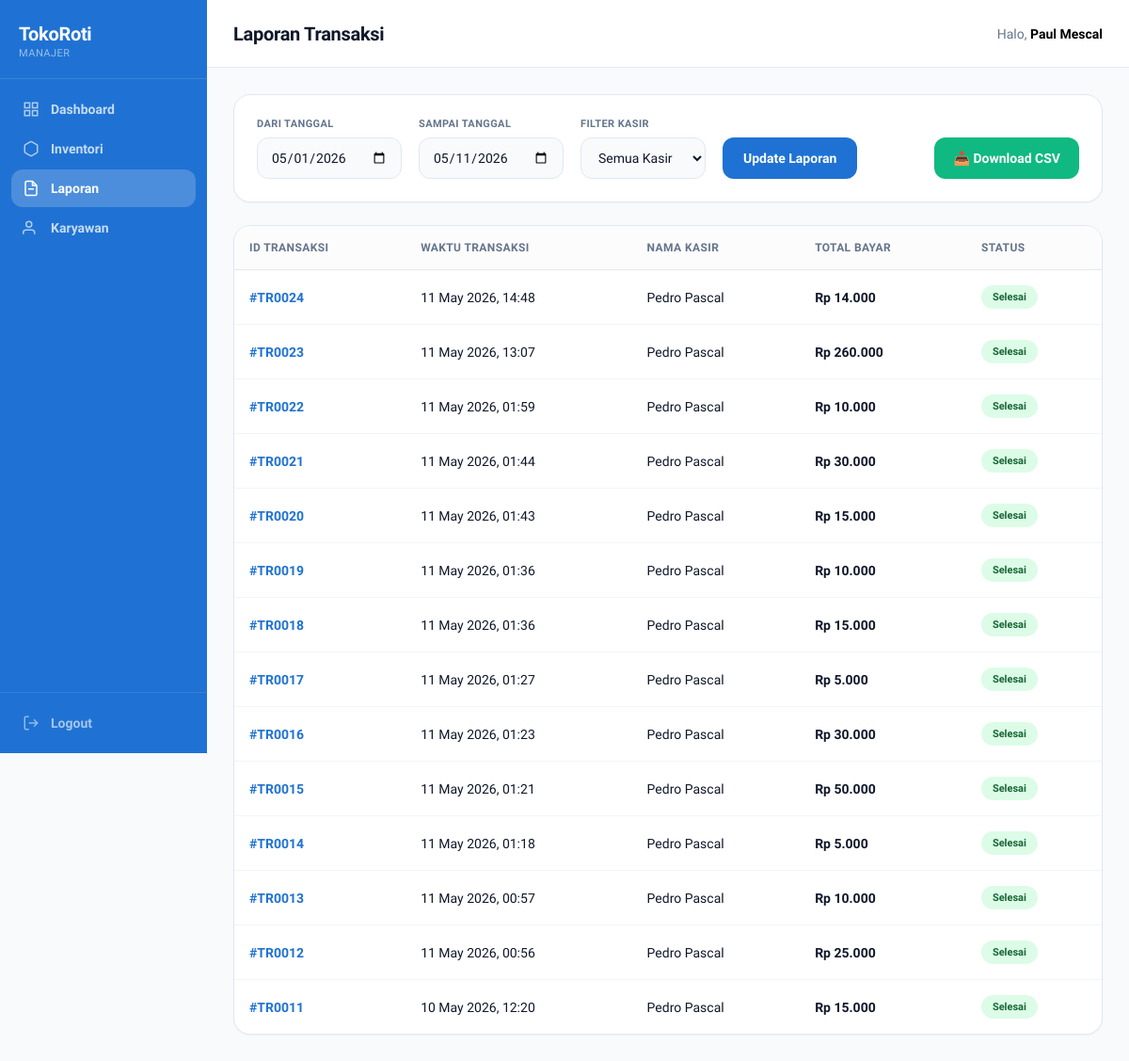
The app's page /public/laporan.php (signed in) with its own data.
### tables this page shows
CREATE TABLE `transaksi` (
  `id_transaksi` varchar(10) NOT NULL,
  `waktu_transaksi` datetime NOT NULL,
  `total_bayar` int NOT NULL,
  `uang_bayar` int DEFAULT '0',
  `kembalian` int DEFAULT '0',
  `metode_bayar` varchar(20) DEFAULT 'Cash',
  `status` varchar(20) DEFAULT 'Selesai',
  `id_karyawan` varchar(10) NOT NULL
);

### public/laporan.php (the view, shortened to what this page needs)
<?php
require_once '../config/database.php';
$currentPage = 'laporan';
$dari    = $_GET['dari'] ?? date('Y-m-01');
$sampai  = $_GET['sampai'] ?? date('Y-m-d');
$kasir   = $_GET['id_karyawan'] ?? '';
$sql = "SELECT * FROM transaksilengkap WHERE DATE(waktu_transaksi) BETWEEN :dari AND :sampai";
$params = [':dari' => $dari, ':sampai' => $sampai];
$sql .= " ORDER BY waktu_transaksi DESC";
$stmt = $conn->prepare($sql);
$stmt->execute($params);
$transaksi = $stmt->fetchAll(PDO::FETCH_ASSOC);
?>
<!DOCTYPE html>
<html lang="id">
<head>
</head>
<body>
    <aside class="sidebar">
    <div class="sidebar-brand">
        <div class="sidebar-brand-name">TokoRoti</div>
        <div class="sidebar-brand-role"><?= $_SESSION['role'] ?></div>
    </div>
        <nav class="sidebar-nav">
            <a href="dashboard.php" class="nav-item <?= $currentPage === 'dashboard' ? 'active' : '' ?>">
                <svg viewBox="0 0 24 24" fill="none" stroke="currentColor" stroke-width="2"><rect x="3" y="3" width="7" height="7"/><rect x="14" y="3" width="7" height="7"/><rect x="3" y="14" width="7" height="7"/><rect x="14" y="14" width="7" height="7"/></svg>
                Dashboard
            </a>
            <a href="index.php" class="nav-item <?= $currentPage === 'inventori' ? 'active' : '' ?>">
                <svg viewBox="0 0 24 24" fill="none" stroke="currentColor" stroke-width="2"><path d="M21 16V8a2 2 0 00-1-1.73l-7-4a2 2 0 00-2 0l-7 4A2 2 0 003 8v8a2 2 0 001 1.73l7 4a2 2 0 002 0l7-4A2 2 0 0021 16z"/></svg>
                Inventori
            </a>
            <a href="laporan.php" class="nav-item <?= $currentPage === 'laporan' ? 'active' : '' ?>">
                <svg viewBox="0 0 24 24" fill="none" stroke="currentColor" stroke-width="2"><path d="M14 2H6a2 2 0 00-2 2v16a2 2 0 002 2h12a2 2 0 002-2V8z"/><polyline points="14 2 14 8 20 8"/><line x1="16" y1="13" x2="8" y2="13"/></svg>
                Laporan
            </a>
            <a href="karyawan.php" class="nav-item <?= $currentPage === 'karyawan' ? 'active' : '' ?>">
                <svg viewBox="0 0 24 24" fill="none" stroke="currentColor" stroke-width="2"><path d="M17 21v-2a4 4 0 00-4-4H5a4 4 0 00-4 4v2"/><circle cx="9" cy="7" r="4"/></svg>
                Karyawan
            </a>
        </nav>
        <div class="sidebar-bottom">
            <a href="../process/logout.php" class="nav-item logout">
                <svg viewBox="0 0 24 24" fill="none" stroke="currentColor" stroke-width="2"><path d="M9 21H5a2 2 0 01-2-2V5a2 2 0 012-2h4M16 17l5-5-5-5M21 12H9"/></svg>
                Logout
            </a>
        </div>
    </aside>
    <div class="main">
        <div class="topbar">
            <div class="topbar-title">Laporan Transaksi</div>
            <div style="font-size: 14px; font-weight: 600;">
                <span style="color: #64748B; font-weight: 400;">Halo,</span> <?= htmlspecialchars($_SESSION['nama']) ?>
            </div>
        </div>
        <div class="content">
            <div class="card">
                <form method="GET" class="filter-row">
                    <div class="form-group">
                        <label>Dari Tanggal</label>
                        <input type="date" name="dari" value="<?= $dari ?>">
                    </div>
                    <div class="form-group">
                        <label>Sampai Tanggal</label>
                        <input type="date" name="sampai" value="<?= $sampai ?>">
                    </div>
                    <div class="form-group">
                        <label>Filter Kasir</label>
                        <select name="id_karyawan">
                            <option value="">Semua Kasir</option>
                        </select>
                    </div>
                    <button type="submit" class="btn-filter">Update Laporan</button>
                    <a href="export_csv.php?dari=<?= $dari ?>&sampai=<?= $sampai ?>&id_karyawan=<?= $kasir ?>" class="btn-csv">
                        📥 Download CSV
                    </a>
                </form>
            </div>
            <div class="card" style="padding: 0; overflow: hidden;">
                <table class="report-table">
                    <thead>
                        <tr>
                            <th>ID Transaksi</th>
                            <th>Waktu Transaksi</th>
                            <th>Nama Kasir</th>
                            <th>Total Bayar</th>
                            <th>Status</th>
                        </tr>
                    </thead>
                    <tbody>
                        <?php if ($transaksi): ?>
                            <?php foreach ($transaksi as $t): ?>
                            <tr>
                                <td style="font-weight: 700; color: var(--blue-500);">#<?= htmlspecialchars($t['id_transaksi']) ?></td>
                                <td><?= date('d M Y, H:i', strtotime($t['waktu_transaksi'])) ?></td>
                                <td><?= htmlspecialchars($t['nama_karyawan']) ?></td>
                                <td style="font-weight: 700;">Rp <?= number_format($t['subtotal'], 0, ',', '.') ?></td>
                                <td><span class="status-pill">Selesai</span></td>
                            </tr>
                            <?php endforeach; ?>
                        <?php else: ?>
                            <tr><td colspan="5" style="text-align:center; padding: 40px; color: #64748B;">Tidak ada transaksi yang ditemukan.</td></tr>
                        <?php endif; ?>
                    </tbody>
                </table>
            </div>
        </div>
    </div>
</body>
</html>

### public/laporan.php (style rules this page uses)
*, *::before, *::after { box-sizing: border-box; margin: 0; padding: 0; }
:root { --sidebar-bg: #0F172A; --sidebar-active: #1E293B; --blue-500: #1F72D3; --gray-400: #94A3B8; --white: #FFFFFF; --font: 'Plus Jakarta Sans', sans-serif; }
body { font-family: var(--font); background: #F8FAFC; display: flex; min-height: 100vh; }
.sidebar { width: 220px; background: var(--blue-500); min-height: 100vh; display: flex; flex-direction: column; flex-shrink: 0; position: sticky; top: 0; height: 100vh; }
.sidebar-brand { padding: 24px 20px 20px; border-bottom: 1px solid rgba(255,255,255,.12); }
.sidebar-brand-name { font-size: 20px; font-weight: 800; color: var(--white); letter-spacing: -.3px; }
.sidebar-brand-role { font-size: 11px; font-weight: 500; color: rgba(255,255,255,.55); margin-top: 2px; text-transform: uppercase; letter-spacing: .5px; }
.sidebar-nav { flex: 1; padding: 12px; display: flex; flex-direction: column; gap: 2px; }
.nav-item { display: flex; align-items: center; gap: 12px; padding: 11px 12px; border-radius: 12px; color: rgba(255,255,255,.75); text-decoration: none; font-size: 14px; font-weight: 600; transition: all .15s; }
.nav-item.active { background: rgba(255,255,255,.2); color: var(--white); }
.nav-item svg { width: 18px; height: 18px; flex-shrink: 0; opacity: .85; }
.nav-item.active svg { opacity: 1; }
.nav-item.logout { color: rgba(255,255,255,.6); }
.sidebar-bottom { padding: 12px; border-top: 1px solid rgba(255,255,255,.1); }
.main { flex: 1; display: flex; flex-direction: column; min-width: 0; background: #F8FAFC; }
.topbar { height: 72px; background: var(--white); border-bottom: 1px solid #E2E8F0; padding: 0 28px; display: flex; align-items: center; justify-content: space-between; }
.topbar-title { font-size: 20px; font-weight: 800; color: #0F172A; letter-spacing: -.3px; }
.content { padding: 28px; overflow-y: auto; }
.card { background: var(--white); border-radius: 18px; border: 1px solid #E2E8F0; padding: 24px; margin-bottom: 24px; box-shadow: 0 1px 2px rgba(15, 23, 42, .04); }
.filter-row { display: flex; align-items: flex-end; gap: 18px; flex-wrap: wrap; }
.form-group { display: flex; flex-direction: column; gap: 8px; }
.form-group label { font-size: 11px; font-weight: 700; color: #64748B; text-transform: uppercase; letter-spacing: .4px; }
input[type="date"], select { height: 44px; padding: 0 14px; border-radius: 12px; border: 1px solid #E2E8F0; background: #F8FAFC; font-family: inherit; font-size: 14px; color: #0F172A; outline: none; transition: .15s; }
.btn-filter { height: 44px; background: var(--blue-500); color: var(--white); border: none; padding: 0 22px; border-radius: 12px; font-size: 14px; font-weight: 700; font-family: inherit; cursor: pointer; transition: .15s; }
.btn-csv { margin-left: auto; height: 44px; background: #10B981; color: var(--white); text-decoration: none; padding: 0 20px; border-radius: 12px; font-size: 14px; font-weight: 700; display: flex; align-items: center; gap: 8px; transition: .15s; }
.report-table { width: 100%; border-collapse: collapse; }
.report-table th { text-align: left; font-size: 12px; font-weight: 700; color: #64748B; padding: 16px; border-bottom: 1px solid #E2E8F0; text-transform: uppercase; letter-spacing: .4px; background: #FCFCFD; }
.report-table td { padding: 16px; font-size: 14px; border-bottom: 1px solid #F1F5F9; color: #0F172A; }
.report-table tr:last-child td { border-bottom: none; }
.status-pill { display: inline-flex; align-items: center; justify-content: center; font-size: 11px; font-weight: 700; padding: 6px 12px; border-radius: 999px; background: #DCFCE7; color: #166534; }

### records on screen
transaksi: id_transaksi "TR0024", waktu_transaksi "11 May 2026, 14:48", nama_karyawan "Pedro Pascal", subtotal "14.000"
transaksi: id_transaksi "TR0023", waktu_transaksi "11 May 2026, 13:07", nama_karyawan "Pedro Pascal", subtotal "260.000"
transaksi: id_transaksi "TR0022", waktu_transaksi "11 May 2026, 01:59", nama_karyawan "Pedro Pascal", subtotal "10.000"
transaksi: id_transaksi "TR0021", waktu_transaksi "11 May 2026, 01:44", nama_karyawan "Pedro Pascal", subtotal "30.000"
transaksi: id_transaksi "TR0020", waktu_transaksi "11 May 2026, 01:43", nama_karyawan "Pedro Pascal", subtotal "15.000"
transaksi: id_transaksi "TR0019", waktu_transaksi "11 May 2026, 01:36", nama_karyawan "Pedro Pascal", subtotal "10.000"
transaksi: id_transaksi "TR0018", waktu_transaksi "11 May 2026, 01:36", nama_karyawan "Pedro Pascal", subtotal "15.000"
transaksi: id_transaksi "TR0017", waktu_transaksi "11 May 2026, 01:27", nama_karyawan "Pedro Pascal", subtotal "5.000"
transaksi: id_transaksi "TR0016", waktu_transaksi "11 May 2026, 01:23", nama_karyawan "Pedro Pascal", subtotal "30.000"
transaksi: id_transaksi "TR0015", waktu_transaksi "11 May 2026, 01:21", nama_karyawan "Pedro Pascal", subtotal "50.000"
transaksi: id_transaksi "TR0014", waktu_transaksi "11 May 2026, 01:18", nama_karyawan "Pedro Pascal", subtotal "5.000"
transaksi: id_transaksi "TR0013", waktu_transaksi "11 May 2026, 00:57", nama_karyawan "Pedro Pascal", subtotal "10.000"
transaksi: id_transaksi "TR0012", waktu_transaksi "11 May 2026, 00:56", nama_karyawan "Pedro Pascal", subtotal "25.000"
transaksi: id_transaksi "TR0011", waktu_transaksi "10 May 2026, 12:20", nama_karyawan "Pedro Pascal", subtotal "15.000"

### other values on screen
$_SESSION['role'] "MANAJER"
$_SESSION['nama'] "Paul Mescal"
